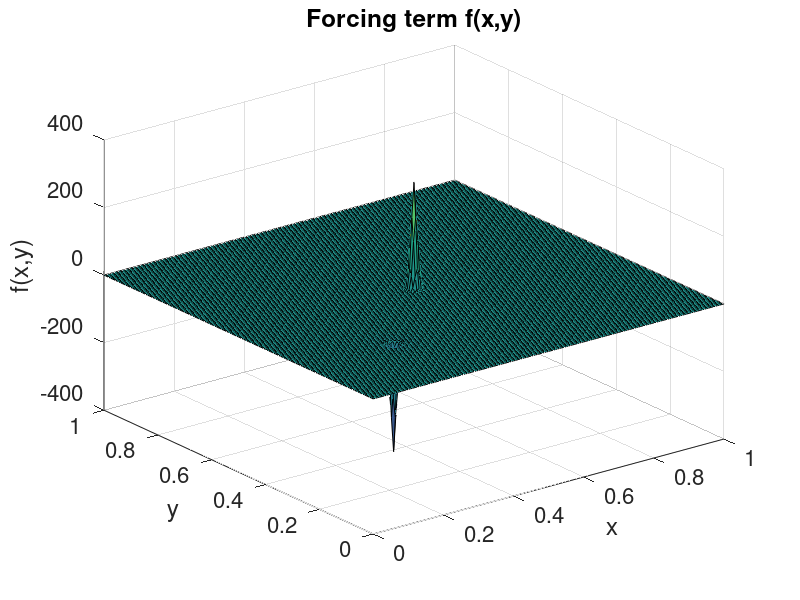

The MATLAB source for this figure: (Note: this script raises an error after producing the figure.)
% Solving eliptic equation in 2D using iterative method (SOR)
% \partial_x^2 u + \partial_y^2 u = f
% The domain is a square
% Dirichlet boundary conditions


fontSize=16; lineWidth=2; markerSize=10;
set(0,'DefaultLineMarkerSize',markerSize);
set(0,'DefaultLineLineWidth',lineWidth);
set(0,'DefaultAxesFontSize',fontSize);
% clc;
clear; close all; clc;

%% Variables specification
par.ax = 0;
par.bx = 1;
par.ay = 0;
par.by = 1;
par.mx = 5;
% par.my = 1;
par.my = par.mx;
par.Nx = 10 * 2 ^ (par.mx - 1);
par.Ny = 10 * 2 ^ (par.my - 1);
par.Ng = (par.Nx + 1) * (par.Ny + 1);
par.dx = (par.bx - par.ax) / par.Nx;
par.dy = (par.by - par.ay) / par.Ny;
par.h = par.dx;
par.I = (2 : par.Nx)';
par.J = (2 : par.Ny)';
% par.I_red = par.I(mod(par.I, 2) == 0);
% par.I_black = par.I(mod(par.I, 2) == 1);
par.I_even = par.I(1 : 2 : end);
par.I_odd = par.I(2 : 2 : end);
par.J_even = par.J(1 : 2 : end);
par.J_odd = par.J(2 : 2 : end);
par.x = linspace(par.ax, par.bx, par.Nx + 1)';
par.y = linspace(par.ay, par.by, par.Ny + 1)';
[par.X, par.Y] = meshgrid(par.x, par.y);
% meshgrid returns length(y) * length(x) dimesions
par.X = par.X';
par.Y = par.Y';
par.lambda = 100; % parameter for the forcing
par.kx = 2;
par.ky = 3.5;
par.x0 = 0.5;
par.y0 = 0.5;

% Difference operators
par.DpxDmx = @(U, I, J) U(I + 1, J) - 2 * U(I, J) + U(I - 1, J);
par.DpyDmy = @(U, I, J) U(I, J + 1) - 2 * U(I, J) + U(I, J - 1);

%% Specifying the forcing and exact solution for testing
% fun is a struct of function handles
fun.f = @(x,y,lambda) (10*par.lambda/pi) * exp(-par.lambda^2*((x-0.5).^2 + (y-0.5).^2)) - ...
                  (10*par.lambda/pi) * exp(-par.lambda^2*((x-0.25).^2 + (y-0.25).^2));

% Plot the forcing
Z = fun.f(par.X,par.Y);
figure;
surf(par.X,par.Y, Z);

xlabel('x');
ylabel('y');
zlabel('f(x,y)');
title('Forcing term f(x,y)');
colormap(getRainbow);
shading interp;   % smooth surface
colorbar;         % show color scale
savePlotFile("../docs/fig/forcing");    

%% Struct to store the iterative solver
iter.max = 30000;
iter.tol = 1e-10;
iter.omega = 1.9;         % omega = 1 is the Gauss-Seidel method
iter.iter_counter = 0;

ukp1 = zeros(par.Nx + 1, par.Ny + 1);
uk = zeros(par.Nx + 1, par.Ny + 1);
R = zeros(par.Nx + 1, par.Ny + 1);

%% Gauss-Seidel method
% Reset to initial guess to zeros
for k = 1 : iter.max
    % Update red points first
    uk(par.I_even, par.J_even) = (1 - iter.omega) * uk(par.I_even, par.J_even) + ...
        (iter.omega / 4) * ( uk(par.I_even + 1, par.J_even) + ...
        uk(par.I_even - 1, par.J_even) + ...
        uk(par.I_even, par.J_even + 1) + ...
        uk(par.I_even, par.J_even - 1)   ...
        - par.h ^ 2 * fun.f(par.X(par.I_even, par.J_even), par.Y(par.I_even, par.J_even)) );
    
    uk(par.I_odd, par.J_odd) =  (1 - iter.omega) * uk(par.I_odd, par.J_odd) + ...
        (iter.omega / 4) * ( uk(par.I_odd + 1, par.J_odd) + ...
        uk(par.I_odd - 1, par.J_odd) + ...
        uk(par.I_odd, par.J_odd + 1) + ...
        uk(par.I_odd, par.J_odd - 1)   ...
        - par.h ^ 2 * fun.f(par.X(par.I_odd, par.J_odd), par.Y(par.I_odd, par.J_odd)) );

    % Update black points
    uk(par.I_even, par.J_odd) =  (1 - iter.omega) * uk(par.I_even, par.J_odd) + ...
        (iter.omega / 4) * ( uk(par.I_even + 1, par.J_odd) + ...
        uk(par.I_even - 1, par.J_odd) + ...
        uk(par.I_even, par.J_odd + 1) + ...
        uk(par.I_even, par.J_odd - 1)   ...
        - par.h ^ 2 * fun.f(par.X(par.I_even, par.J_odd), par.Y(par.I_even, par.J_odd)) );
    
    uk(par.I_odd, par.J_even) =  (1 - iter.omega) * uk(par.I_odd, par.J_even) + ...
        (iter.omega / 4) * ( uk(par.I_odd + 1, par.J_even) + ...
        uk(par.I_odd - 1, par.J_even) + ...
        uk(par.I_odd, par.J_even + 1) + ...
        uk(par.I_odd, par.J_even - 1)   ...
        - par.h ^ 2 * fun.f(par.X(par.I_odd, par.J_even), par.Y(par.I_odd, par.J_even)) );
    
    % Need to add the way to compute the residual
    R(par.I, par.J) = (1 / 4) * ( par.DpxDmx(uk, par.I, par.J) + par.DpyDmy(uk, par.I, par.J) ) - ...
        (par.h ^ 2 / 4) * fun.f(par.X(par.I, par.J), par.Y(par.I, par.J));
    max_res = max(max(abs(R)));
    if max_res < iter.tol
        fprintf("Gauss-Seidel solver converges after %d iterations!\n", k);
        break;
    end
end
if k == iter.max
    fprintf('Gauss-Seidel Iterative solver did not converged! max_res=%4.2e\n', max_res);
end

% Plot the solution
figure;
surf(par.X,par.Y, uk);

xlabel('x');
ylabel('y');
zlabel('u(x,y)');
title('Computed solution u(x,y)');
colormap(getRainbow);
shading interp;   % smooth surface
colorbar;         % show color scale
savePlotFile("../docs/fig/computed_solution");
